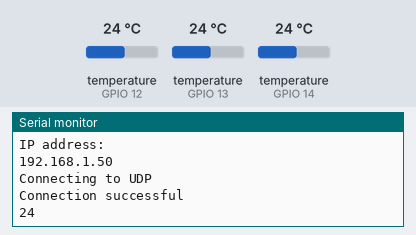
The sketch below on a simulated ESP8266 (NodeMCU). Parts: the last lines printed to the serial monitor. The test bench sets the inputs (shaded band); at power-on: temperature (sensors on GPIO 12, GPIO 13, GPIO 14) 24 °C. WiFi joins after 1.5 s; servers stay silent unless stated.

Above: at 2.7 s.
2.8 s: temperature (sensor on GPIO 12) set to 12 °C
At 4.2 s:
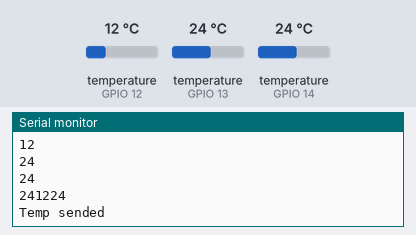
7.5 s: temperature (sensor on GPIO 13) set to 12 °C
At 8.2 s:
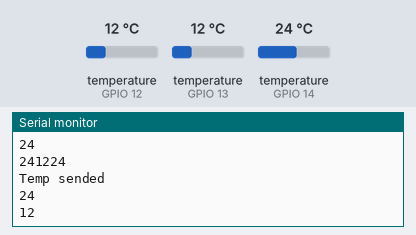
10.6 s: temperature (sensor on GPIO 14) set to 12 °C
At 11.2 s:
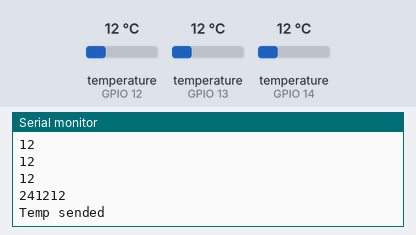
13.7 s: temperature (sensor on GPIO 12) set to 19 °C
At 13.7 s:
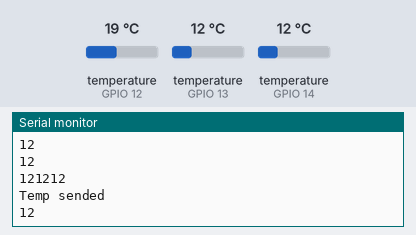
16.8 s: temperature (sensor on GPIO 13) set to 19 °C
At 18.0 s:
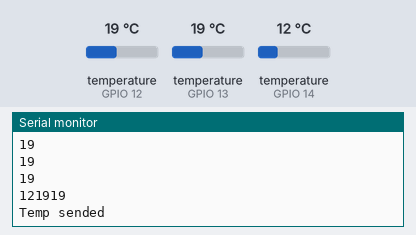
19.9 s: temperature (sensor on GPIO 14) set to 19 °C
At 21.0 s:
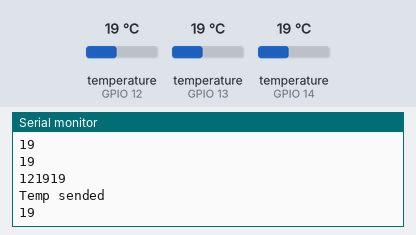
Timing chart, 0 to 22.9 s (numbered marks = the images above; inputs shaded):
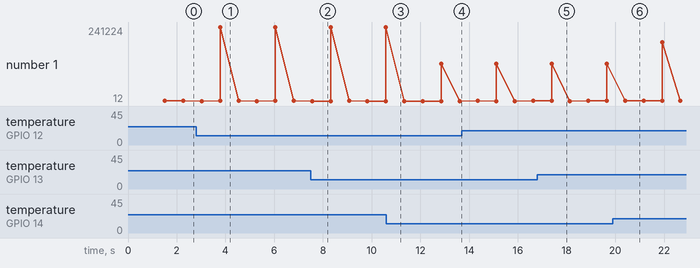

The sketch:

transmiter.ino
```cpp
#include <OneWire.h>


#include <ESP8266WiFi.h>

#include <WiFiUdp.h>


const char* ssid     = "Greenhouse";
const char* password = "greenhouse";


// UDP variables
unsigned int localPort = 8266;
WiFiUDP UDP;
boolean udpConnected = false;
unsigned int ServerPort = 6000;
IPAddress IP_REMOTE(192, 168, 4, 1);
IPAddress ipClient(192, 168, 4, 10);
IPAddress Subnet(255, 255, 255, 0);


OneWire ds1(14);
OneWire ds2(12);
OneWire ds3(13);

void setup() {
  Serial.begin(115200);
  delay(10);

  // We start by connecting to a WiFi network

  Serial.println();
  Serial.println();
  Serial.print("Connecting to ");
  //Serial.println(ssid);

  WiFi.begin(ssid, password);
  WiFi.mode(WIFI_STA); // para que solo sea STA y no genere la IP 192.168.4.1
  WiFi.config(ipClient, IP_REMOTE, Subnet);

  while (WiFi.status() != WL_CONNECTED) {
    delay(500);
    Serial.print(".");
  }

  Serial.println("");
  Serial.println("WiFi connected");
  Serial.println("IP address: ");
  Serial.println(WiFi.localIP());

  // connect to UDP – returns true if successful or false if not


Serial.println("");
Serial.println("Connecting to UDP");

if(UDP.begin(localPort) == 1){
Serial.println("Connection successful");

}
else{
Serial.println("Connection failed");
}

yield();

}

void loop() {

char valueTemp[7];


byte data1[2];
ds1.reset();
ds1.write(0xCC);
ds1.write(0x44);
delay(750);
ds1.reset();
ds1.write(0xCC);
ds1.write(0xBE);
data1[0] = ds1.read();
data1[1] = ds1.read();
int Temp1 = (data1[1]<< 8)+data1[0];
//valueTemp[0] = Temp1>>4;
String str1;
str1=String(Temp1>>4);
Serial.println(Temp1>>4);


byte data2[2];
ds2.reset();
ds2.write(0xCC);
ds2.write(0x44);
delay(750);
ds2.reset();
ds2.write(0xCC);
ds2.write(0xBE);
data2[0] = ds2.read();
data2[1] = ds2.read();
int Temp2 = (data2[1]<< 8)+data2[0];
//valueTemp[1] = Temp2>>4;
String str2;
str2=String(Temp2>>4);
Serial.println(Temp2>>4);


byte data3[2];
ds3.reset();
ds3.write(0xCC);
ds3.write(0x44);
delay(750);
ds3.reset();
ds3.write(0xCC);
ds3.write(0xBE);
data3[0] = ds3.read();
data3[1] = ds3.read();
int Temp3 = (data3[1]<< 8)+data3[0];
//int temp3 = Temp3>>4;
String str3;
str3=String(Temp3>>4);
Serial.println(Temp3>>4);
Serial.println(str3);


yield();


String stringOne =  String( str1 + str2 + str3 );

Serial.println(stringOne);

stringOne.toCharArray(valueTemp,7);


// send UDP to server

UDP.beginPacket(IP_REMOTE, ServerPort);
UDP.write(valueTemp);
UDP.endPacket();

Serial.println("Temp sended");


}
```

Measured:
- after the input at 2.8 s, the serial monitor: prints a new line after 0.23 s (image 1)
- after the input at 16.8 s, the serial monitor: prints a new line after 0.58 s (image 5)
- plotted number 1: 24 → 241212 after the input at 7.5 s, 12 → 19 after the input at 13.7 s, 19 → 121919 after the input at 16.8 s
